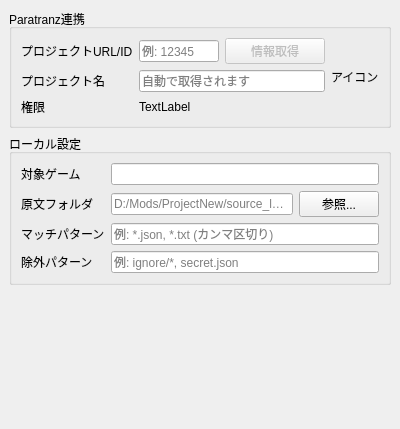
<?xml version="1.0" encoding="UTF-8"?>
<ui version="4.0">
 <class>AddProjectPage</class>
 <widget class="QWidget" name="AddProjectPage">
  <property name="geometry">
   <rect>
    <x>0</x>
    <y>0</y>
    <width>400</width>
    <height>429</height>
   </rect>
  </property>
  <property name="windowTitle">
   <string>Form</string>
  </property>
  <layout class="QVBoxLayout" name="verticalLayout">
   <property name="leftMargin">
    <number>9</number>
   </property>
   <property name="topMargin">
    <number>9</number>
   </property>
   <property name="rightMargin">
    <number>9</number>
   </property>
   <property name="bottomMargin">
    <number>9</number>
   </property>
   <item>
    <widget class="QGroupBox" name="grpParatranz">
     <property name="title">
      <string>Paratranz連携</string>
     </property>
     <layout class="QHBoxLayout" name="layoutParatranzGroup">
      <item>
       <layout class="QFormLayout" name="formLayoutParatranz">
        <item row="0" column="0">
         <widget class="QLabel" name="lblProjectUrl">
          <property name="text">
           <string>プロジェクトURL/ID</string>
          </property>
         </widget>
        </item>
        <item row="0" column="1">
         <layout class="QHBoxLayout" name="layoutProjectIdRow">
          <item>
           <widget class="QLineEdit" name="lineEditProjectURL">
            <property name="placeholderText">
             <string>例: 12345</string>
            </property>
           </widget>
          </item>
          <item>
           <widget class="QPushButton" name="btnFetchInfo">
            <property name="enabled">
             <bool>false</bool>
            </property>
            <property name="minimumSize">
             <size>
              <width>100</width>
              <height>0</height>
             </size>
            </property>
            <property name="text">
             <string>情報取得</string>
            </property>
           </widget>
          </item>
         </layout>
        </item>
        <item row="1" column="0">
         <widget class="QLabel" name="lblProjectname">
          <property name="text">
           <string>プロジェクト名</string>
          </property>
         </widget>
        </item>
        <item row="1" column="1">
         <widget class="QLineEdit" name="lineEditProjectName">
          <property name="readOnly">
           <bool>true</bool>
          </property>
          <property name="placeholderText">
           <string>自動で取得されます</string>
          </property>
         </widget>
        </item>
        <item row="2" column="0">
         <widget class="QLabel" name="labelPermission">
          <property name="text">
           <string>権限</string>
          </property>
         </widget>
        </item>
        <item row="2" column="1">
         <widget class="QLabel" name="labelPermissionStatus">
          <property name="text">
           <string>TextLabel</string>
          </property>
         </widget>
        </item>
       </layout>
      </item>
      <item>
       <widget class="QLabel" name="lblIcon">
        <property name="text">
         <string>アイコン</string>
        </property>
       </widget>
      </item>
     </layout>
    </widget>
   </item>
   <item>
    <widget class="QGroupBox" name="grpLocal">
     <property name="title">
      <string>ローカル設定</string>
     </property>
     <layout class="QFormLayout" name="formLayout_2">
      <item row="0" column="0">
       <widget class="QLabel" name="lblGame">
        <property name="text">
         <string>対象ゲーム</string>
        </property>
       </widget>
      </item>
      <item row="0" column="1">
       <widget class="QLineEdit" name="lineEditGame">
        <property name="readOnly">
         <bool>true</bool>
        </property>
       </widget>
      </item>
      <item row="1" column="0">
       <widget class="QLabel" name="lblSourcePath">
        <property name="text">
         <string>原文フォルダ</string>
        </property>
       </widget>
      </item>
      <item row="1" column="1">
       <layout class="QHBoxLayout" name="horizontalLayout_2">
        <item>
         <widget class="QLineEdit" name="lineEditSourcePath">
          <property name="placeholderText">
           <string>D:/Mods/ProjectNew/source_lang</string>
          </property>
         </widget>
        </item>
        <item>
         <widget class="QPushButton" name="btnBrowseSource">
          <property name="text">
           <string>参照...</string>
          </property>
         </widget>
        </item>
       </layout>
      </item>
      <item row="2" column="0">
       <widget class="QLabel" name="lblInclude">
        <property name="text">
         <string>マッチパターン</string>
        </property>
       </widget>
      </item>
      <item row="2" column="1">
       <widget class="QLineEdit" name="lineEditInclude">
        <property name="placeholderText">
         <string>例: *.json, *.txt (カンマ区切り)</string>
        </property>
       </widget>
      </item>
      <item row="3" column="0">
       <widget class="QLabel" name="lblExclude">
        <property name="text">
         <string>除外パターン</string>
        </property>
       </widget>
      </item>
      <item row="3" column="1">
       <widget class="QLineEdit" name="lineEditExclude">
        <property name="placeholderText">
         <string>例: ignore/*, secret.json</string>
        </property>
       </widget>
      </item>
     </layout>
    </widget>
   </item>
   <item>
    <spacer name="spacerBottom">
     <property name="orientation">
      <enum>Qt::Orientation::Vertical</enum>
     </property>
     <property name="sizeType">
      <enum>QSizePolicy::Policy::Expanding</enum>
     </property>
     <property name="sizeHint" stdset="0">
      <size>
       <width>20</width>
       <height>20</height>
      </size>
     </property>
    </spacer>
   </item>
  </layout>
 </widget>
 <resources/>
 <connections/>
</ui>
